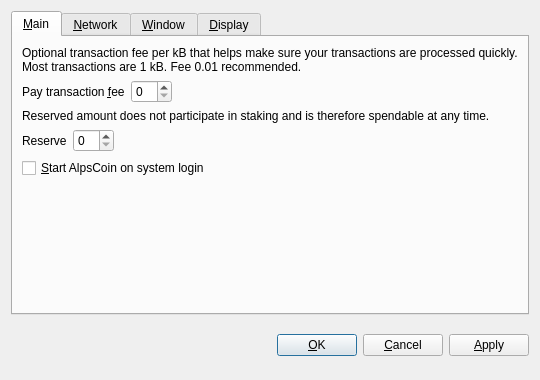
<?xml version="1.0" encoding="UTF-8"?>
<ui version="4.0">
 <class>OptionsDialog</class>
 <widget class="QDialog" name="OptionsDialog">
  <property name="geometry">
   <rect>
    <x>0</x>
    <y>0</y>
    <width>540</width>
    <height>380</height>
   </rect>
  </property>
  <property name="windowTitle">
   <string>Options</string>
  </property>
  <property name="modal">
   <bool>true</bool>
  </property>
  <layout class="QVBoxLayout" name="verticalLayout">
   <item>
    <widget class="QTabWidget" name="tabWidget">
     <property name="tabPosition">
      <enum>QTabWidget::North</enum>
     </property>
     <property name="currentIndex">
      <number>0</number>
     </property>
     <widget class="QWidget" name="tabMain">
      <attribute name="title">
       <string>&amp;Main</string>
      </attribute>
      <layout class="QVBoxLayout" name="verticalLayout_Main">
       <item>
        <widget class="QLabel" name="transactionFeeInfoLabel">
         <property name="text">
          <string>Optional transaction fee per kB that helps make sure your transactions are processed quickly. Most transactions are 1 kB. Fee 0.01 recommended.</string>
         </property>
         <property name="textFormat">
          <enum>Qt::PlainText</enum>
         </property>
         <property name="wordWrap">
          <bool>true</bool>
         </property>
        </widget>
       </item>
       <item>
        <layout class="QHBoxLayout" name="horizontalLayoutFee">
         <item>
          <widget class="QLabel" name="transactionFeeLabel">
           <property name="text">
            <string>Pay transaction &amp;fee</string>
           </property>
           <property name="textFormat">
            <enum>Qt::PlainText</enum>
           </property>
           <property name="buddy">
            <cstring>transactionFee</cstring>
           </property>
          </widget>
         </item>
         <item>
          <widget class="BitcoinAmountField" name="transactionFee"/>
         </item>
         <item>
          <spacer name="horizontalSpacerFee">
           <property name="orientation">
            <enum>Qt::Horizontal</enum>
           </property>
           <property name="sizeHint" stdset="0">
            <size>
             <width>40</width>
             <height>20</height>
            </size>
           </property>
          </spacer>
         </item>
        </layout>
       </item>
       <item>
        <widget class="QLabel" name="reserveBalanceInfoLabel">
         <property name="text">
          <string>Reserved amount does not participate in staking and is therefore spendable at any time.</string>
         </property>
         <property name="textFormat">
          <enum>Qt::PlainText</enum>
         </property>
         <property name="wordWrap">
          <bool>true</bool>
         </property>
        </widget>
       </item>
       <item>
        <layout class="QHBoxLayout" name="horizontalLayoutReserveBalance">
         <item>
          <widget class="QLabel" name="reserveBalanceLabel">
           <property name="text">
            <string>Reserve</string>
           </property>
           <property name="textFormat">
            <enum>Qt::PlainText</enum>
           </property>
           <property name="buddy">
            <cstring>reserveBalance</cstring>
           </property>
          </widget>
         </item>
         <item>
          <widget class="BitcoinAmountField" name="reserveBalance"/>
         </item>
         <item>
          <spacer name="horizontalSpacerReserveBalance">
           <property name="orientation">
            <enum>Qt::Horizontal</enum>
           </property>
           <property name="sizeHint" stdset="0">
            <size>
             <width>40</width>
             <height>20</height>
            </size>
           </property>
          </spacer>
         </item>
        </layout>
       </item>
       <item>
        <widget class="QCheckBox" name="bitcoinAtStartup">
         <property name="toolTip">
          <string>Automatically start AlpsCoin after logging in to the system.</string>
         </property>
         <property name="text">
          <string>&amp;Start AlpsCoin on system login</string>
         </property>
        </widget>
       </item>
       <item>
        <spacer name="verticalSpacer_Main">
         <property name="orientation">
          <enum>Qt::Vertical</enum>
         </property>
         <property name="sizeHint" stdset="0">
          <size>
           <width>20</width>
           <height>40</height>
          </size>
         </property>
        </spacer>
       </item>
      </layout>
     </widget>
     <widget class="QWidget" name="tabNetwork">
      <attribute name="title">
       <string>&amp;Network</string>
      </attribute>
      <layout class="QVBoxLayout" name="verticalLayout_Network">
       <item>
        <widget class="QCheckBox" name="mapPortUpnp">
         <property name="toolTip">
          <string>Automatically open the AlpsCoin client port on the router. This only works when your router supports UPnP and it is enabled.</string>
         </property>
         <property name="text">
          <string>Map port using &amp;UPnP</string>
         </property>
        </widget>
       </item>
       <item>
        <widget class="QCheckBox" name="connectSocks">
         <property name="toolTip">
          <string>Connect to the AlpsCoin network through a SOCKS proxy (e.g. when connecting through Tor).</string>
         </property>
         <property name="text">
          <string>&amp;Connect through SOCKS proxy:</string>
         </property>
        </widget>
       </item>
       <item>
        <layout class="QHBoxLayout" name="horizontalLayout_Network">
         <item>
          <widget class="QLabel" name="proxyIpLabel">
           <property name="text">
            <string>Proxy &amp;IP:</string>
           </property>
           <property name="textFormat">
            <enum>Qt::PlainText</enum>
           </property>
           <property name="buddy">
            <cstring>proxyIp</cstring>
           </property>
          </widget>
         </item>
         <item>
          <widget class="QValidatedLineEdit" name="proxyIp">
           <property name="maximumSize">
            <size>
             <width>140</width>
             <height>16777215</height>
            </size>
           </property>
           <property name="toolTip">
            <string>IP address of the proxy (e.g. 127.0.0.1)</string>
           </property>
          </widget>
         </item>
         <item>
          <widget class="QLabel" name="proxyPortLabel">
           <property name="text">
            <string>&amp;Port:</string>
           </property>
           <property name="textFormat">
            <enum>Qt::PlainText</enum>
           </property>
           <property name="buddy">
            <cstring>proxyPort</cstring>
           </property>
          </widget>
         </item>
         <item>
          <widget class="QLineEdit" name="proxyPort">
           <property name="maximumSize">
            <size>
             <width>55</width>
             <height>16777215</height>
            </size>
           </property>
           <property name="toolTip">
            <string>Port of the proxy (e.g. 9050)</string>
           </property>
          </widget>
         </item>
         <item>
          <widget class="QLabel" name="socksVersionLabel">
           <property name="text">
            <string>SOCKS &amp;Version:</string>
           </property>
           <property name="textFormat">
            <enum>Qt::PlainText</enum>
           </property>
           <property name="buddy">
            <cstring>socksVersion</cstring>
           </property>
          </widget>
         </item>
         <item>
          <widget class="QValueComboBox" name="socksVersion">
           <property name="toolTip">
            <string>SOCKS version of the proxy (e.g. 5)</string>
           </property>
          </widget>
         </item>
         <item>
          <spacer name="horizontalSpacer_Network">
           <property name="orientation">
            <enum>Qt::Horizontal</enum>
           </property>
           <property name="sizeHint" stdset="0">
            <size>
             <width>40</width>
             <height>20</height>
            </size>
           </property>
          </spacer>
         </item>
        </layout>
       </item>
       <item>
        <spacer name="verticalSpacer_Network">
         <property name="orientation">
          <enum>Qt::Vertical</enum>
         </property>
         <property name="sizeHint" stdset="0">
          <size>
           <width>20</width>
           <height>40</height>
          </size>
         </property>
        </spacer>
       </item>
      </layout>
     </widget>
     <widget class="QWidget" name="tabWindow">
      <attribute name="title">
       <string>&amp;Window</string>
      </attribute>
      <layout class="QVBoxLayout" name="verticalLayout_Window">
       <item>
        <widget class="QCheckBox" name="minimizeToTray">
         <property name="toolTip">
          <string>Show only a tray icon after minimizing the window.</string>
         </property>
         <property name="text">
          <string>&amp;Minimize to the tray instead of the taskbar</string>
         </property>
        </widget>
       </item>
       <item>
        <widget class="QCheckBox" name="minimizeOnClose">
         <property name="toolTip">
          <string>Minimize instead of exit the application when the window is closed. When this option is enabled, the application will be closed only after selecting Quit in the menu.</string>
         </property>
         <property name="text">
          <string>M&amp;inimize on close</string>
         </property>
        </widget>
       </item>
       <item>
        <spacer name="verticalSpacer_Window">
         <property name="orientation">
          <enum>Qt::Vertical</enum>
         </property>
         <property name="sizeHint" stdset="0">
          <size>
           <width>20</width>
           <height>40</height>
          </size>
         </property>
        </spacer>
       </item>
      </layout>
     </widget>
     <widget class="QWidget" name="tabDisplay">
      <attribute name="title">
       <string>&amp;Display</string>
      </attribute>
      <layout class="QVBoxLayout" name="verticalLayout_Display">
       <item>
        <layout class="QHBoxLayout" name="horizontalLayout_1_Display">
         <item>
          <widget class="QLabel" name="langLabel">
           <property name="text">
            <string>User Interface &amp;language:</string>
           </property>
           <property name="textFormat">
            <enum>Qt::PlainText</enum>
           </property>
           <property name="buddy">
            <cstring>lang</cstring>
           </property>
          </widget>
         </item>
         <item>
          <widget class="QValueComboBox" name="lang">
           <property name="toolTip">
            <string>The user interface language can be set here. This setting will take effect after restarting AlpsCoin.</string>
           </property>
          </widget>
         </item>
        </layout>
       </item>
       <item>
        <layout class="QHBoxLayout" name="horizontalLayout_2_Display">
         <item>
          <widget class="QLabel" name="unitLabel">
           <property name="text">
            <string>&amp;Unit to show amounts in:</string>
           </property>
           <property name="textFormat">
            <enum>Qt::PlainText</enum>
           </property>
           <property name="buddy">
            <cstring>unit</cstring>
           </property>
          </widget>
         </item>
         <item>
          <widget class="QValueComboBox" name="unit">
           <property name="toolTip">
            <string>Choose the default subdivision unit to show in the interface and when sending coins.</string>
           </property>
          </widget>
         </item>
        </layout>
       </item>
       <item>
        <widget class="QCheckBox" name="displayAddresses">
         <property name="toolTip">
          <string>Whether to show AlpsCoin addresses in the transaction list or not.</string>
         </property>
         <property name="text">
          <string>&amp;Display addresses in transaction list</string>
         </property>
        </widget>
       </item>
       <item>
        <widget class="QCheckBox" name="coinControlFeatures">
         <property name="toolTip">
          <string>Whether to show coin control features or not.</string>
         </property>
         <property name="text">
          <string>Display coin &amp;control features (experts only!)</string>
         </property>
        </widget>
       </item>
       <item>
        <spacer name="verticalSpacer_Display">
         <property name="orientation">
          <enum>Qt::Vertical</enum>
         </property>
         <property name="sizeHint" stdset="0">
          <size>
           <width>20</width>
           <height>40</height>
          </size>
         </property>
        </spacer>
       </item>
      </layout>
     </widget>
    </widget>
   </item>
   <item>
    <layout class="QHBoxLayout" name="horizontalLayout_Buttons">
     <item>
      <spacer name="horizontalSpacer_1">
       <property name="orientation">
        <enum>Qt::Horizontal</enum>
       </property>
       <property name="sizeHint" stdset="0">
        <size>
         <width>40</width>
         <height>48</height>
        </size>
       </property>
      </spacer>
     </item>
     <item>
      <widget class="QLabel" name="statusLabel">
       <property name="font">
        <font>
         <weight>75</weight>
         <bold>true</bold>
        </font>
       </property>
       <property name="text">
        <string/>
       </property>
       <property name="textFormat">
        <enum>Qt::PlainText</enum>
       </property>
       <property name="wordWrap">
        <bool>true</bool>
       </property>
      </widget>
     </item>
     <item>
      <spacer name="horizontalSpacer_2">
       <property name="orientation">
        <enum>Qt::Horizontal</enum>
       </property>
       <property name="sizeHint" stdset="0">
        <size>
         <width>40</width>
         <height>48</height>
        </size>
       </property>
      </spacer>
     </item>
     <item>
      <widget class="QPushButton" name="okButton">
       <property name="text">
        <string>&amp;OK</string>
       </property>
      </widget>
     </item>
     <item>
      <widget class="QPushButton" name="cancelButton">
       <property name="text">
        <string>&amp;Cancel</string>
       </property>
       <property name="autoDefault">
        <bool>false</bool>
       </property>
      </widget>
     </item>
     <item>
      <widget class="QPushButton" name="applyButton">
       <property name="text">
        <string>&amp;Apply</string>
       </property>
       <property name="autoDefault">
        <bool>false</bool>
       </property>
      </widget>
     </item>
    </layout>
   </item>
  </layout>
 </widget>
 <customwidgets>
  <customwidget>
   <class>BitcoinAmountField</class>
   <extends>QSpinBox</extends>
   <header>bitcoinamountfield.h</header>
  </customwidget>
  <customwidget>
   <class>QValueComboBox</class>
   <extends>QComboBox</extends>
   <header>qvaluecombobox.h</header>
  </customwidget>
  <customwidget>
   <class>QValidatedLineEdit</class>
   <extends>QLineEdit</extends>
   <header>qvalidatedlineedit.h</header>
  </customwidget>
 </customwidgets>
 <resources/>
 <connections/>
</ui>
